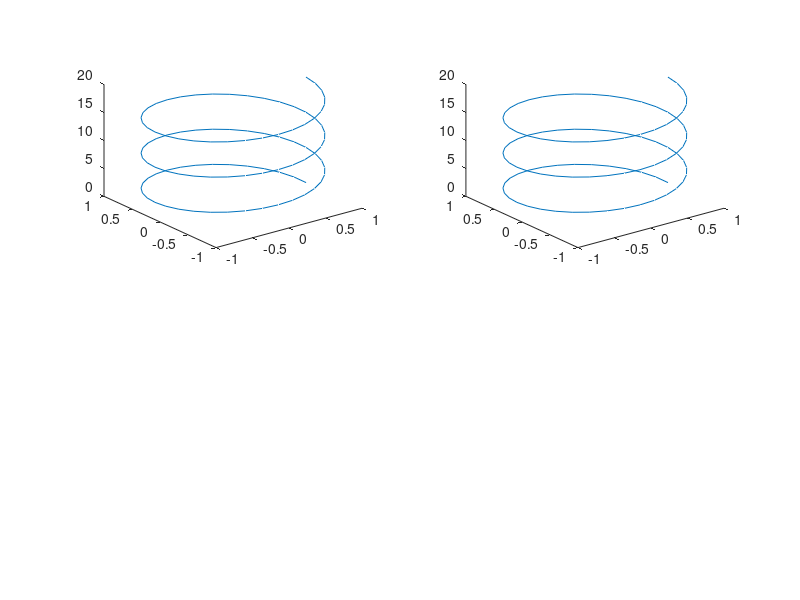

MATLAB code for this plot: (Note: this script raises an error after producing the figure.)
%programme related to sub-plots
clc
clear all
t=linspace(0,6*pi,100);
X=cos(t);
Y=sin(t);
Z=t;
subplot(2,2,1);
plot3(X,Y,Z)
subplot(2,2,2);
plot3(X,Y,Z);
View(0,90)
subplot(2,2,3)
plot3(x,y,z);
View(0,0)
subplot(2,2,4);
plot3(x,y,z);
View(90,0)